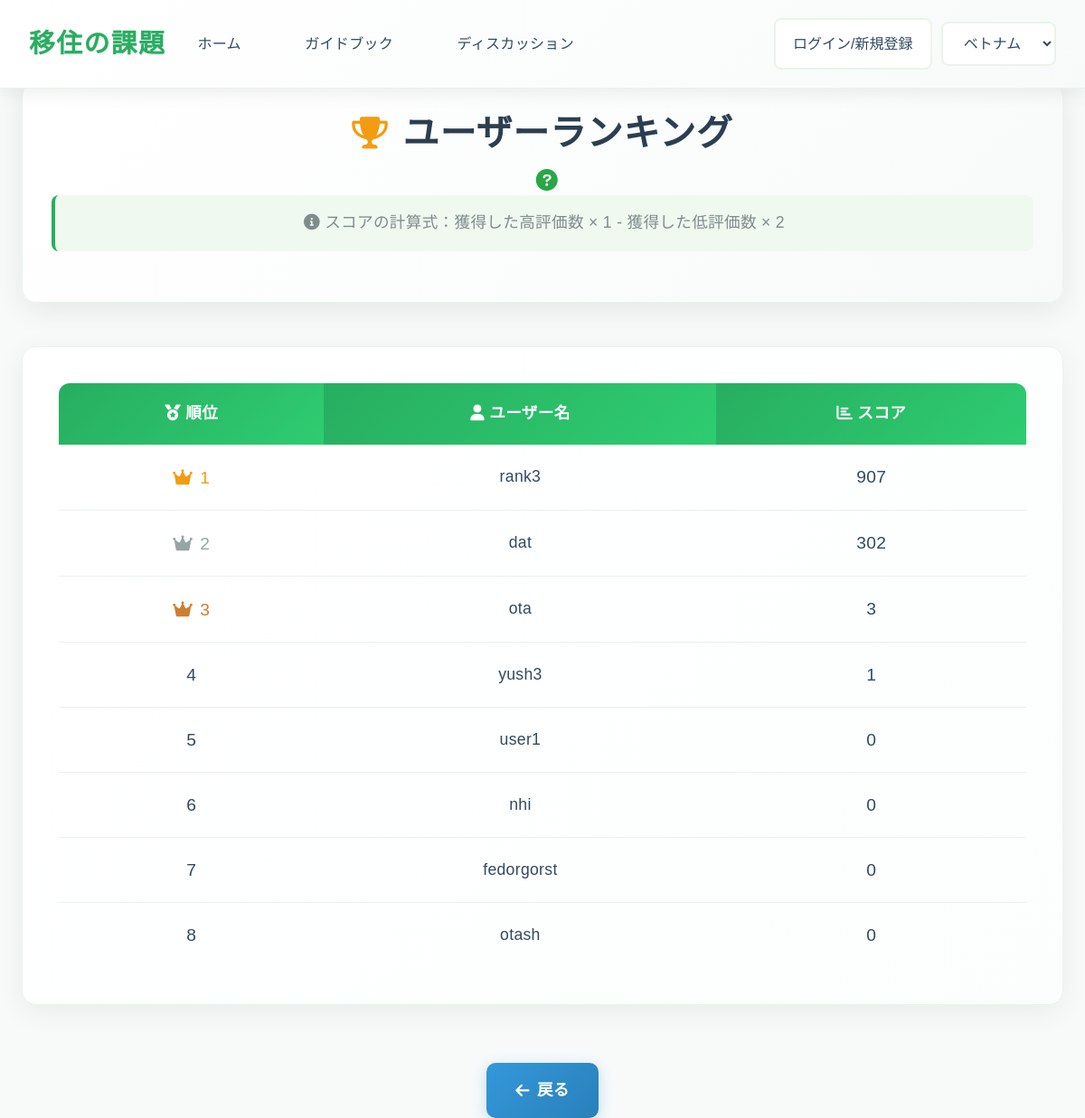
Before: /discussions/ranking/ with the older database file.
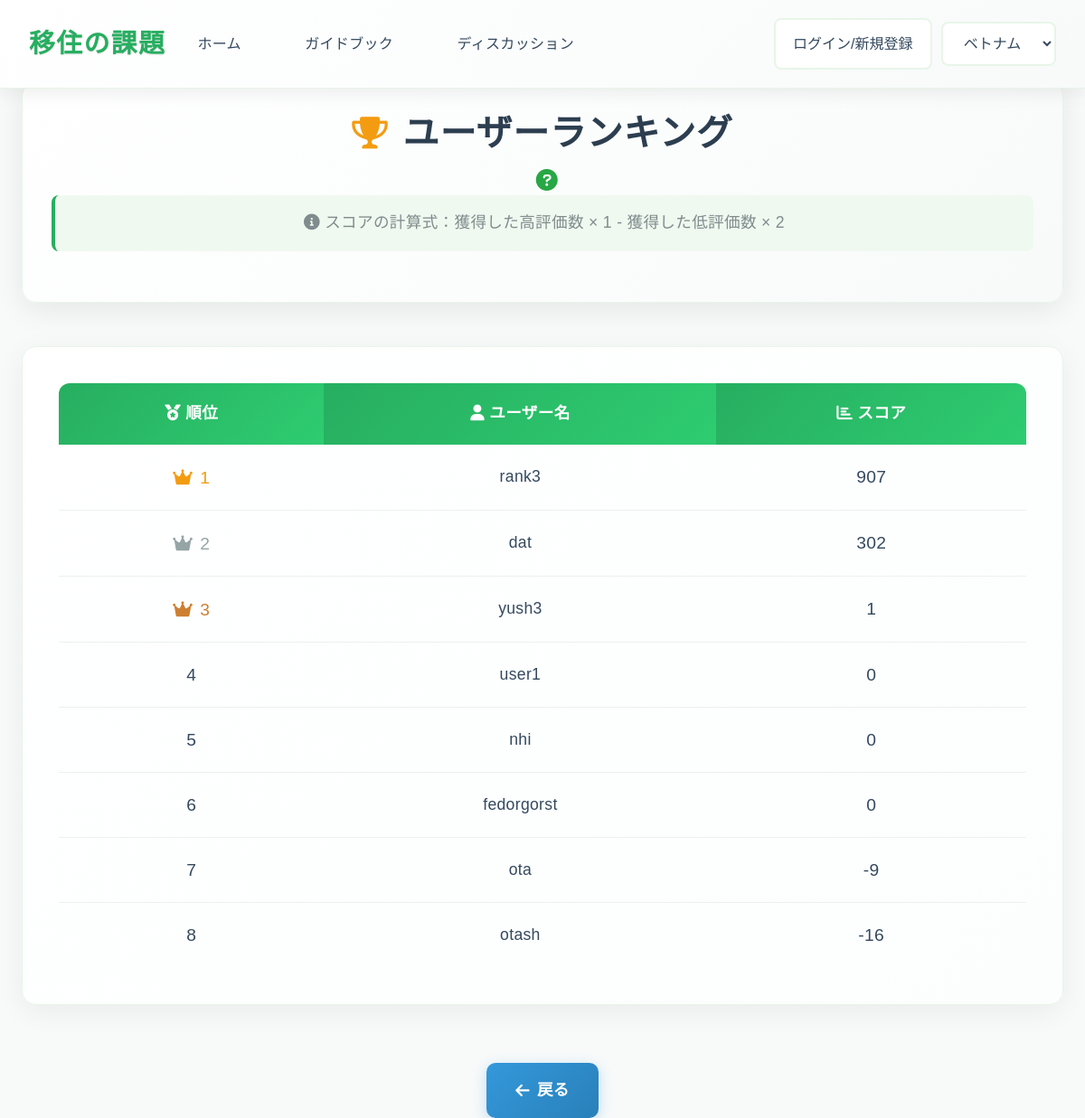
After: the same page with the newer database file.
### app1/models.py (models this page shows, shortened)
class UserName(models.Model):
    id=models.UUIDField(primary_key=True,default=uuid.uuid4,editable=False)
    user_name=models.CharField(max_length=50,verbose_name="ユーザ名")
    password=models.CharField(max_length=50,null=True,blank=True,verbose_name="パスワード")
    score=models.IntegerField(default=0,verbose_name="スコア")

### app1/views.py (the view)
class RankingView(View):
    def get(self,request):
        users = UserName.objects.all().order_by('-score')
        return render(request,"app1/ranking.html",{"users":users})

### templates/app1/ranking.html (shortened to what this page needs)
<!DOCTYPE html>
<html lang="ja">
<head>
    <link rel="stylesheet" href="https://cdnjs.cloudflare.com/ajax/libs/font-awesome/6.0.0-beta3/css/all.min.css">
    <link rel="stylesheet" href="https://cdn.jsdelivr.net/npm/bootstrap@4.1.3/dist/css/bootstrap.min.css">
    {% load static %}
    <link rel="stylesheet" href="{% static 'app1/css/ranking_style.css' %}">
</head>
<body>
    <header class="navbar">
        <div class="navbar-brand">移住の課題</div>
        <nav class="navbar-menu">
            <a href="{% url 'app1:index' %}" class="nav-item active" style="text-decoration: none;">ホーム</a>
            <a href="{% url 'app1:general' %}" class="nav-item" style="text-decoration: none;">ガイドブック</a>
            <a href="{% url 'app1:discussions' %}" class="nav-item" style="text-decoration: none;">ディスカッション</a>
        </nav>
        {% if request.user.is_authenticated %}
        <form action="{% url 'accounts:logout' %}" method="post" style="margin: 0 0 0 auto; margin-right: 10px;">
            {% csrf_token %}
            <button type="submit" id="country-select" class="country-select" style="background-color: white;">{{request.user}}からログアウト</button>
        </form>
        {% else %}
        <button onclick="location.href='/login'" id="country-select" class="country-select" style="margin: 0 0 0 auto; margin-right: 10px; background-color: white;" >ログイン/新規登録</button>
        {% endif %}
        <div class="navbar-actions">
            <select id="country-select" class="country-select">
                <option value="ベトナム">ベトナム</option>
            </select>
        </div>
    </header>
    <main class="container">
        <div class="ranking-header">
            <h1>
                <i class="fas fa-trophy"></i>
                ユーザーランキング
            </h1>
    <div class="tooltip-container">
        <i class="fas fa-question-circle rank-info-icon"></i>
    </div>
            <div class="ranking-description">
                <i class="fas fa-info-circle"></i>
                スコアの計算式：獲得した高評価数 × 1 - 獲得した低評価数 × 2
            </div>
        </div>
        <div class="ranking-table-container">
            <table class="ranking-table">
                <thead>
                    <tr>
                        <th scope="col"><i class="fas fa-medal"></i> 順位</th>
                        <th scope="col"><i class="fas fa-user"></i> ユーザー名</th>
                        <th scope="col"><i class="fas fa-chart-bar"></i> スコア</th>
                    </tr>
                </thead>
                <tbody>
                    {% for user in users %}
                    <tr>
                        <td class="rank-position {% if forloop.counter == 1 %}first{% elif forloop.counter == 2 %}second{% elif forloop.counter == 3 %}third{% endif %}">{{forloop.counter}}</td>
                        <td class="user-name">{{user.user_name}}</td>
                        <td class="user-score {% if user.score > 0 %}positive-score{% elif user.score < 0 %}negative-score{% else %}zero-score{% endif %}">{{user.score}}</td>
                    </tr>
                    {% endfor %}
                </tbody>
            </table>
        </div>
        <div class="back-button-container">
            <button onclick="location.href='/discussions'" class="back-button">
                <i class="fas fa-arrow-left"></i>
                戻る
            </button>
        </div>
    </main>
</body>
</html>

Changed rows visible on the page:
changed UserName "ota": score "3" → "-9"; moves down the list
changed UserName "otash": score "0" → "-16"
